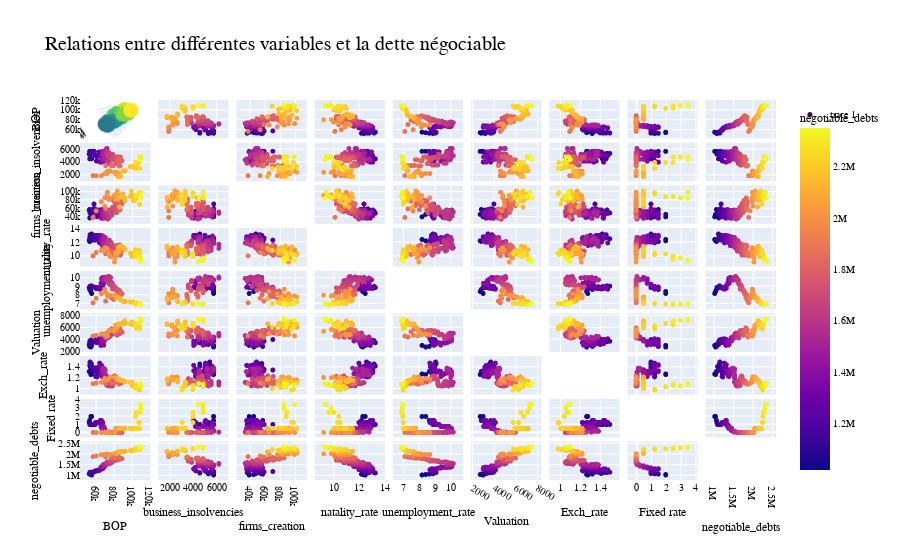

Notebook code cell kept with this figure:
### Markdown cell above
## 3) Plotly 

On a ensuite développé un plotly pour observer les corrélations.

NB : il est conseillé, pour des questions de visibilité, d'exécuter le code du fichier data_visualisation/plotly_plots car l'affichage est ici limité par la taille du terminal, tandis que l'exécution permet d'ouvrir une page web interactive

### Code cell
#pip install plotly
import plotly.graph_objects as go
from plotly.subplots import make_subplots
import plotly.express as px
import dash
from dash import dcc
from dash import html
from dash.dependencies import Input, Output

data_folder = 'datas/'
final_data = pd.read_csv(os.path.join(data_folder, 'final_data.csv'), parse_dates=['DATE'])

# Création d'une figure avec Plotly Express
fig = px.scatter_matrix(
    final_data,
    dimensions=['BOP', 'business_insolvencies', 'firms_creation', 'natality_rate', 'unemployment_rate', 'Valuation', 'Exch_rate', 'Fixed rate', 'negotiable_debts'],
    color='negotiable_debts',
    title='Relations entre différentes variables et la dette négociable'
)

# Mettre à jour l'apparence du graphique
fig.update_traces(marker=dict(size=5), diagonal_visible=False)

# Ajout du graphique de dispersion 3D
scatter_3d = go.Scatter3d(
    x=final_data['unemployment_rate'],
    y=final_data['Valuation'],
    z=final_data['negotiable_debts'],
    mode='markers',
    marker=dict(size=5, color=final_data['negotiable_debts'], colorscale='Viridis')
)

fig.add_trace(scatter_3d)
fig.update_traces(marker=dict(size=5))


# Mise à jour du layout pour ajuster l'angle des étiquettes sur l'axe y
fig.update_layout(
    title_font=dict(family='Arial', size=20, color='black'),  # Police, taille et couleur du titre
    font=dict(family='Arial', size=10, color='black'),  # Police, taille et couleur du texte
    scene=dict(
        yaxis=dict(
            title_font=dict(family='Arial', size=15, color='black'),  # Police, taille, couleur de l'axe y
            tickmode='array',
            tickvals=list(range(len(final_data.columns))),
            ticktext=list(final_data.columns),
            categoryorder='array',
            categoryarray=list(final_data.columns)
        ),
    )
)

fig.show()

app = dash.Dash(__name__)

app.layout = html.Div([
    html.H1("Tableau de Bord de la Dette Négociable"),

    # Filtrage temporel
    dcc.RangeSlider(
        id='date-slider',
        marks={i: str(date) for i, date in enumerate(final_data['DATE'])},
        min=0,
        max=len(final_data) - 1,
        value=[0, len(final_data) - 1],
        step=1
    ),

    # Graph principal
    dcc.Graph(id='main-graph'),
    # Graph comparatif
    dcc.Graph(id='comparison-graph')
])

# Définition des callbacks pour la mise à jour des graphiques
@app.callback(
    Output('main-graph', 'figure'),
    [Input('date-slider', 'value')]
)
def update_graph(selected_dates):
    # Extraction des données pour les dates sélectionnées
    selected_data = final_data.iloc[selected_dates[0]:selected_dates[1] + 1]

    # Graphique principal (à adapter selon vos besoins)
    main_fig = make_subplots(rows=8, cols=1, shared_xaxes=True)

    main_fig.add_trace(go.Scatter(x=selected_data['DATE'], y=selected_data['negotiable_debts'], mode='lines', name='Dette Négociable'), row=1, col=1)
    main_fig.add_trace(go.Scatter(x=selected_data['DATE'], y=selected_data['unemployment_rate'], mode='lines', name='Taux de Chômage'), row=2, col=1)
    main_fig.add_trace(go.Scatter(x=selected_data['DATE'], y=selected_data['BOP'], mode='lines', name='Balance des paiements - Crédit - Transactions courantes'), row=3, col=1)
    main_fig.add_trace(go.Scatter(x=selected_data['DATE'], y=selected_data['business_insolvencies'], mode='lines', name="Nombre de défaillances d'entreprises par date de jugement - Données brutes - France - Tous secteurs d'activité"), row=4, col=1)
    main_fig.add_trace(go.Scatter(x=selected_data['DATE'], y=selected_data['firms_creation'], mode='lines', name="Nombre de création d'entreprises par date de jugement - Données brutes - France - Tous secteurs d'activité"), row=5, col=1)
    main_fig.add_trace(go.Scatter(x=selected_data['DATE'], y=selected_data['natality_rate'], mode='lines', name='Taux de natalité'), row=6, col=1)
    main_fig.add_trace(go.Scatter(x=selected_data['DATE'], y=selected_data['Valuation'], mode='lines', name='Taux de change au certain €/$'), row=7, col=1)
    main_fig.add_trace(go.Scatter(x=selected_data['DATE'], y=selected_data['Fixed rate'], mode='lines', name='Taux directeur'), row=8, col=1)

    main_fig.update_layout(title='Données Sélectionnées')
    main_fig.update_layout(height=1500)

    return main_fig

### Figure 1 — Plotly figure (JSON) as saved in the notebook; plotly's stock layout.template omitted (floating-point values rounded to 4 significant figures; data arrays with more than 128 entries replaced by an {"elided": "..."} marker saying what was removed)
{"data": [{"diagonal": {"visible": false}, "dimensions": [{"axis": {"matches": true}, "label": "BOP", "values": {"elided": "172 int values"}}, {"axis": {"matches": true}, "label": "business_insolvencies", "values": {"elided": "172 float values"}}, {"axis": {"matches": true}, "label": "firms_creation", "values": {"elided": "172 int values"}}, {"axis": {"matches": true}, "label": "natality_rate", "values": {"elided": "172 float values"}}, {"axis": {"matches": true}, "label": "unemployment_rate", "values": {"elided": "172 float values"}}, {"axis": {"matches": true}, "label": "Valuation", "values": {"elided": "172 float values"}}, {"axis": {"matches": true}, "label": "Exch_rate", "values": {"elided": "172 float values"}}, {"axis": {"matches": true}, "label": "Fixed rate", "values": {"elided": "172 float values"}}, {"axis": {"matches": true}, "label": "negotiable_debts", "values": {"elided": "172 int values"}}], "hovertemplate": "%{xaxis.title.text}=%{x}<br>%{yaxis.title.text}=%{y}<br>negotiable_debts=%{marker.color}<extra></extra>", "legendgroup": "", "marker": {"color": {"elided": "172 int values"}, "coloraxis": "coloraxis", "size": 5, "symbol": "circle"}, "name": "", "showlegend": false, "type": "splom"}, {"marker": {"color": {"elided": "172 int values"}, "colorscale": [[0, "#440154"], [0.1111, "#482878"], [0.2222, "#3e4989"], [0.3333, "#31688e"], [0.4444, "#26828e"], [0.5556, "#1f9e89"], [0.6667, "#35b779"], [0.7778, "#6ece58"], [0.8889, "#b5de2b"], [1, "#fde725"]], "size": 5}, "mode": "markers", "type": "scatter3d", "x": {"elided": "172 float values"}, "y": {"elided": "172 float values"}, "z": {"elided": "172 int values"}}], "layout": {"coloraxis": {"colorbar": {"title": {"text": "negotiable_debts"}}, "colorscale": [[0, "#0d0887"], [0.1111, "#46039f"], [0.2222, "#7201a8"], [0.3333, "#9c179e"], [0.4444, "#bd3786"], [0.5556, "#d8576b"], [0.6667, "#ed7953"], [0.7778, "#fb9f3a"], [0.8889, "#fdca26"], [1, "#f0f921"]]}, "dragmode": "select", "font": {"color": "black", "family": "Arial", "size": 10}, "legend": {"tracegroupgap": 0}, "scene": {"yaxis": {"categoryarray": ["DATE", "negotiable_debts", "BOP", "business_insolvencies", "firms_creation", "natality_rate", "unemployment_rate", "Valuation", "Exch_rate", "Deposit facility", "Fixed rate", "Marginal lending facility"], "categoryorder": "array", "tickmode": "array", "ticktext": ["DATE", "negotiable_debts", "BOP", "business_insolvencies", "firms_creation", "natality_rate", "unemployment_rate", "Valuation", "Exch_rate", "Deposit facility", "Fixed rate", "Marginal lending facility"], "tickvals": [0, 1, 2, 3, 4, 5, 6, 7, 8, 9, 10, 11], "title": {"font": {"color": "black", "family": "Arial", "size": 15}}}}, "title": {"font": {"color": "black", "family": "Arial", "size": 20}, "text": "Relations entre différentes variables et la dette négociable"}}}
